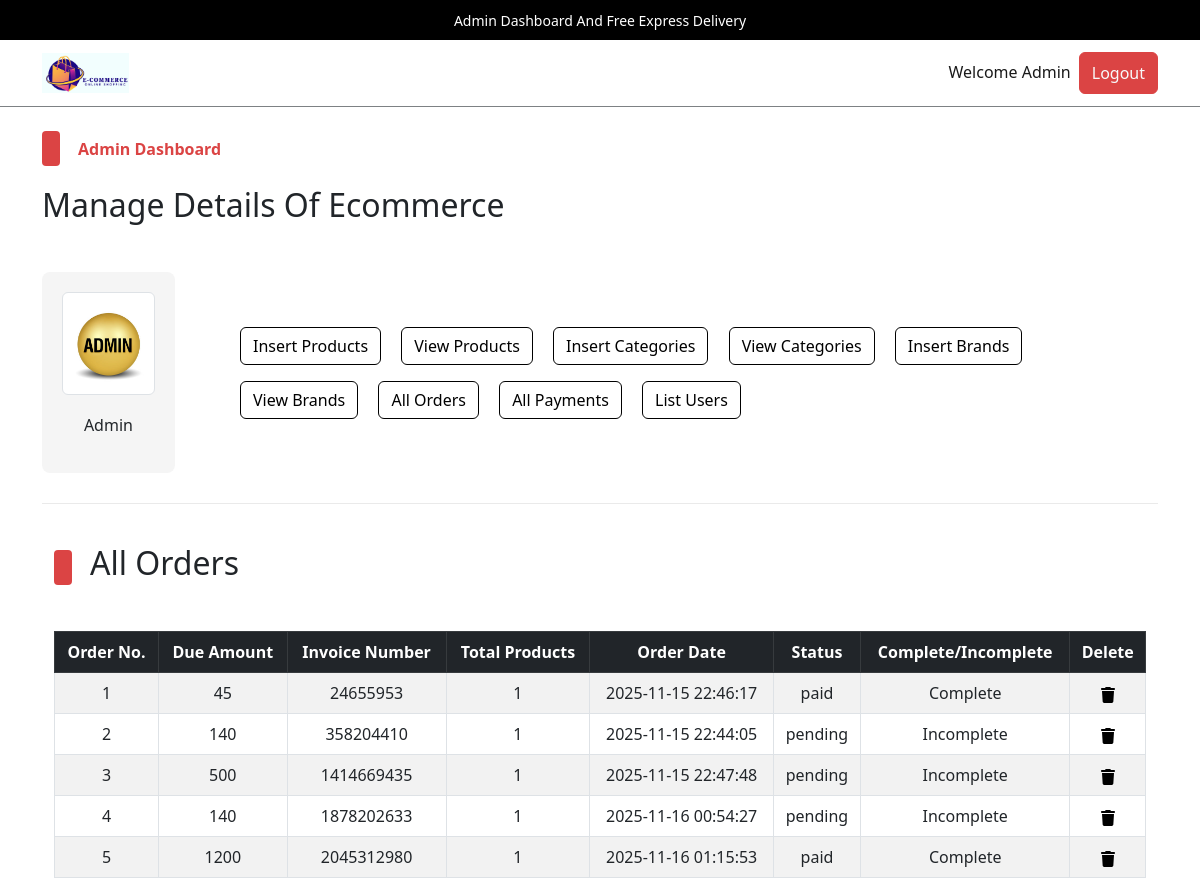
Screenshot of /admin/index.php?list_orders (signed in) with the database file from the repository.
### tables this page shows
CREATE TABLE `admin_table` (
  `admin_id` int(11) NOT NULL,
  `admin_name` varchar(100) NOT NULL,
  `admin_email` varchar(200) NOT NULL,
  `admin_image` varchar(255) NOT NULL,
  `admin_password` varchar(255) NOT NULL
);

CREATE TABLE `user_orders` (
  `order_id` int(11) NOT NULL,
  `user_id` int(11) NOT NULL,
  `amount_due` int(255) NOT NULL,
  `invoice_number` int(255) NOT NULL,
  `total_products` int(255) NOT NULL,
  `order_date` timestamp NOT NULL DEFAULT current_timestamp() ON UPDATE current_timestamp(),
  `order_status` varchar(255) NOT NULL
);

### admin/list_orders.php (the view, shortened to what this page needs)
<!DOCTYPE html>
<html lang="en">
<head>
</head>
<body>
    <div class="container">
        <div class="categ-header">
            <div class="sub-title">
                <span class="shape"></span>
                <h2>All Orders</h2>
            </div>
        </div>
        <div class="table-data">
            <table class="table table-bordered table-hover table-striped text-center">
                <thead class="table-dark">
                    <?php
                    $get_order_query = "SELECT * FROM `user_orders`";
                    $get_order_result = mysqli_query($con, $get_order_query);
                    $row_count = mysqli_num_rows($get_order_result);
                    if($row_count!=0){
                        echo "
                        <tr>
                        <th>Order No.</th>
                        <th>Due Amount</th>
                        <th>Invoice Number</th>
                        <th>Total Products</th>
                        <th>Order Date</th>
                        <th>Status</th>
                        <th>Complete/Incomplete</th>
                        <th>Delete</th>
                    </tr>
                    ";
                    }
                    ?>
                </thead>
                <tbody>
                    <?php
                    if ($row_count == 0) {
                        echo "<h2 class='text-center text-light p-2 bg-dark'>No orders yet</h2>";
                    } else {
                        $id_number = 1;
                        while ($row_fetch_orders = mysqli_fetch_array($get_order_result)) {
                            $order_id = $row_fetch_orders['order_id'];
                            $amount_due = $row_fetch_orders['amount_due'];
                            $invoice_number = $row_fetch_orders['invoice_number'];
                            $total_products = $row_fetch_orders['total_products'];
                            $order_date = $row_fetch_orders['order_date'];
                            $order_status = $row_fetch_orders['order_status'];
                            $order_complete = $row_fetch_orders['order_status'] == 'paid'? 'Complete' : 'Incomplete';
                            echo "
                            <tr>
                            <td>$id_number</td>
                            <td>$amount_due</td>
                            <td>$invoice_number</td>
                            <td>$total_products</td>
                            <td>$order_date</td>
                            <td>$order_status</td>
                            <td>$order_complete</td>
                            <td>
                                <a href='index.php?delete_order=$order_id' data-bs-toggle='modal' data-bs-target='#deleteModal_$order_id'>
                                </a>
                                <div class='modal fade' id='deleteModal_$order_id' tabindex='-1' aria-labelledby='deleteModal_$order_id.Label' aria-hidden='true'>
                                                            <a class='text-light' href='index.php?delete_order=$order_id'>
                                                                Delete Order No. <strong>$id_number</strong>
                                                            </a>
                                </div>
                            </td>
                        </tr>
                            ";
                            $id_number++;
                        }
                    }
                    ?>
                </tbody>
            </table>
        </div>
    </div>
</body>
</html>

### admin/index.php (shortened to what this page needs)
<?php
    include('../functions/common_functions.php');
    if(isset($_SESSION['admin_username'])){
        $admin_name = $_SESSION['admin_username'];
        $get_admin_data = "SELECT * FROM `admin_table` WHERE admin_name = '$admin_name'";
        $get_admin_result = mysqli_query($con,$get_admin_data);
        $row_fetch_admin_data = mysqli_fetch_array($get_admin_result);
        $admin_name = $row_fetch_admin_data['admin_name'];
        $admin_image = $row_fetch_admin_data['admin_image'];
    }else{
        echo "<script>window.open('./admin_login.php','_self');</script>";
    }
?>
<!DOCTYPE html>
<html lang="en">
<head>
    <link rel="stylesheet" href="../assets/css/bootstrap.css" />
    <link rel="stylesheet" href="../assets/css/main.css" />
</head>
<body>
    <div class="upper-nav primary-bg p-2 px-3 text-center text-break">
        <span>Admin Dashboard And Free Express Delivery</span>
    </div>
    <nav class="navbar navbar-expand-lg navbar-light bg-light">
        <div class="container">
            <a class="navbar-brand fw-bold" href="#"><img src="../assets/images/logo.png" alt="Shop Easy Logo" style="height:40px;"></a>
            <div class="collapse navbar-collapse" id="navbarSupportedContentad">
                <ul class="navbar-nav ms-auto mb-2 mb-lg-0">
                    <li class="nav-item">
                        <a class="nav-link active" aria-current="page" href="#">Welcome <?php echo $admin_name;?></a>
                    </li>
                    <li class="nav-item">
                    <button class="btn btn-primary p-0 px-1">
                            <a href="./admin_logout.php" class="nav-link text-light">Logout</a>
                        </button>
                    </li>
                </ul>
            </div>
        </div>
    </nav>
    <div class="control">
        <div class="container pt-4 pb-0">
            <div class="categ-header">
                <div class="sub-title">
                    <span class="shape"></span>
                    <span class="title">Admin Dashboard</span>
                </div>
                <h2>Manage Details Of Ecommerce</h2>
            </div>
            <div class="row align-items-center">
                <div class="col-md-2">
                    <div class="admin-image">
                        <a href="./index.php"><img src="./admin_images/<?php echo $admin_image;?>" class="img-thumbnail" alt="Admin Photo"></a>
                        <p><?php echo $admin_name;?></p>
                    </div>
                </div>
                <div class="col-md-10">
                    <div class="buttons">
                        <button class="btn btn-outline-primary m-2">
                            <a href="./insert_product.php" class="nav-link">Insert Products</a>
                        </button>
                        <button class="btn btn-outline-primary m-2">
                            <a href="index.php?view_products" class="nav-link">View Products</a>
                        </button>
                        <button class="btn btn-outline-primary m-2">
                            <a href="index.php?insert_category" class="nav-link">Insert Categories</a>
                        </button>
                        <button class="btn btn-outline-primary m-2">
                            <a href="index.php?view_categories" class="nav-link">View Categories</a>
                        </button>
                        <button class="btn btn-outline-primary m-2">
                            <a href="index.php?insert_brand" class="nav-link">Insert Brands</a>
                        </button>
                        <button class="btn btn-outline-primary m-2">
                            <a href="index.php?view_brands" class="nav-link">View Brands</a>
                        </button>
                        <button class="btn btn-outline-primary m-2">
                            <a href="index.php?list_orders" class="nav-link">All Orders</a>
                        </button>
                        <button class="btn btn-outline-primary m-2">
                            <a href="index.php?list_payments" class="nav-link">All Payments</a>
                        </button>
                        <button class="btn btn-outline-primary m-2">
                            <a href="index.php?list_users" class="nav-link">List Users</a>
                        </button>
                    </div>
                </div>
            </div>
        </div>
    </div>
    <div class="container">
        <div class="divider"></div>
    </div>
    <div class="change-page">
        <div class="container">
            <?php
            if(isset($_GET['list_orders'])){
                include('./list_orders.php');
            }
            ?>
        </div>
    </div>
</body>
</html>

### assets/css/main.css (style rules this page uses)
* { -webkit-box-sizing: border-box; -moz-box-sizing: border-box; box-sizing: border-box; margin: 0; padding: 0; }
html { scroll-behavior: smooth; }
a { text-decoration: none; color: #000000; cursor: pointer; }
button, input[type="submit"] { cursor: pointer; }
ul { list-style: none; }
.primary-bg { background-color: #000; }
.divider { background-color: #eaeaea; height: 1.5px; width: 100%; margin-top: 30px; margin-bottom: 40px; }
.container .categ-header { display: flex; flex-direction: column; gap: 20px; margin-bottom: 40px; }
.container .categ-header .sub-title { display: flex; flex-direction: row; gap: 18px; align-items: center; }
.container .categ-header .sub-title span:nth-of-type(1) { width: 18px; height: 35px; background-color: #DB4444; border-radius: 4px; -webkit-border-radius: 4px; -moz-border-radius: 4px; -ms-border-radius: 4px; -o-border-radius: 4px; }
.shape { display: inline-block; width: 18px; height: 35px; background-color: #DB4444; border-radius: 4px; -webkit-border-radius: 4px; -moz-border-radius: 4px; -ms-border-radius: 4px; -o-border-radius: 4px; }
.container .categ-header .sub-title span:nth-of-type(2) { color: #DB4444; font-weight: bold; }
.upper-nav span { color: #ffffff; font-size: 14px; }
.bg-light { background-color: #ffffff !important; border-bottom: 1px solid #7D8184; }
.control .container .row .admin-image { width: 80%; background-color: #F5F5F5; padding: 20px; display: flex; flex-direction: column; gap:18px; align-items: center; border-radius: 8px; -webkit-border-radius: 8px; -moz-border-radius: 8px; -ms-border-radius: 8px; -o-border-radius: 8px; }
.control .container .row .admin-image img { width: 100%; }
.control .container .row .buttons a.nav-link { transition: 0s; -webkit-transition: 0s; -moz-transition: 0s; -ms-transition: 0s; -o-transition: 0s; }
td { vertical-align: middle; }

### rows the page displays
admin_table: admin_name "Admin", admin_image (picture)
user_orders: amount_due "45", invoice_number "24655953", total_products "1", order_date "2025-11-15 22:46:17", order_status "paid", order_status "Complete"
user_orders: amount_due "140", invoice_number "358204410", total_products "1", order_date "2025-11-15 22:44:05", order_status "pending", order_status "Incomplete"
user_orders: amount_due "500", invoice_number "1414669435", total_products "1", order_date "2025-11-15 22:47:48", order_status "pending", order_status "Incomplete"
user_orders: amount_due "140", invoice_number "1878202633", total_products "1", order_date "2025-11-16 00:54:27", order_status "pending", order_status "Incomplete"
user_orders: amount_due "1200", invoice_number "2045312980", total_products "1", order_date "2025-11-16 01:15:53", order_status "paid", order_status "Complete"
